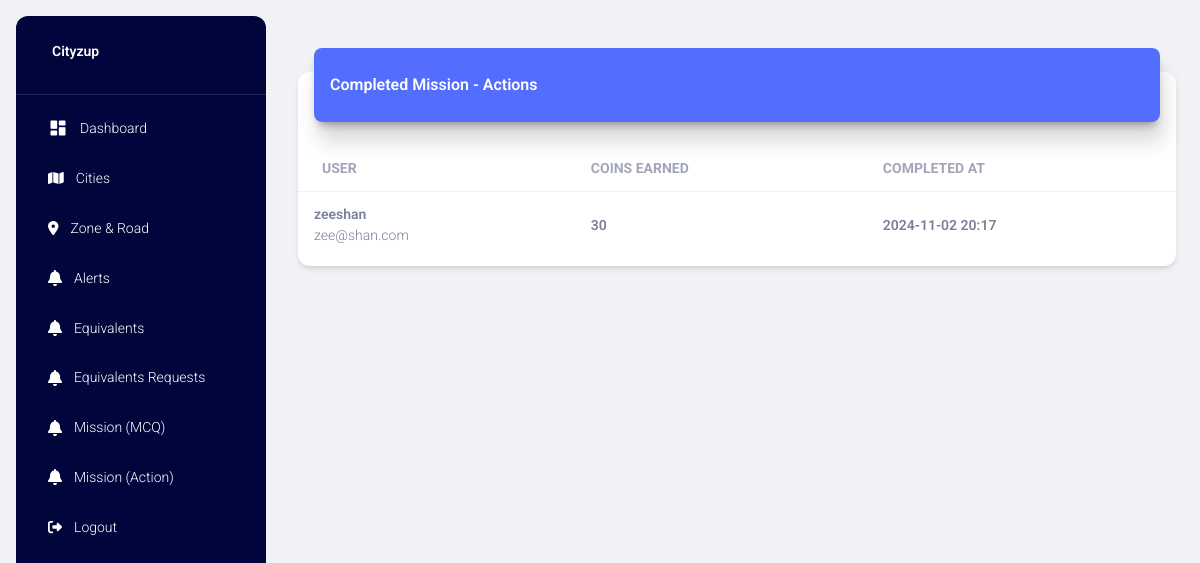
Screenshot of /completed_mission_actions (signed in) with the database file from the repository.
### project/models.py (models this page shows, shortened)
class MissionActionsCompleted(db.Model):
    mac_id = db.Column(db.Integer, primary_key=True)
    au_id = db.Column(db.Integer, db.ForeignKey('app_user.au_id'), nullable=False)
    total_coins = db.Column(db.Integer, nullable=False)
    created_at = db.Column(db.DateTime, default=datetime.utcnow)
    user = db.relationship('AppUser', backref=db.backref('missions_completed', lazy=True))

class AppUser(db.Model):
    au_id = db.Column(db.Integer, primary_key=True)
    au_full_name = db.Column(db.String(100), nullable=False)
    au_email = db.Column(db.String(120), unique=True, nullable=False)
    au_mobile_number = db.Column(db.String(15), unique=True, nullable=False)
    au_password_hash = db.Column(db.String(128), nullable=False)
    au_photo = db.Column(db.String(255), nullable=True)

### project/main.py (the view)
@main.route('/completed_mission_actions')
@login_required
def completed_missions():
    completed_missions = MissionActionsCompleted.query.join(AppUser).all()
    return render_template('mission_action_completed.html', missions=completed_missions)

### project/models.py (called while the page is built)
@login_manager.user_loader
def load_user(user_id):
    return User.query.get(int(user_id))

### project/templates/mission_action_completed.html (shortened to what this page needs)
{% extends "layout.html" %}
{% block content %}
<div class="container-fluid py-4">
    <div class="row">
        <div class="col-12">
            <div class="card my-4">
                <div class="card-header p-0 position-relative mt-n4 mx-3 z-index-2">
                    <div class="bg-gradient-primary shadow-primary border-radius-lg pt-4 pb-3">
                        <h6 class="text-white text-capitalize ps-3">Completed Mission - Actions</h6>
                    </div>
                </div>
                <div class="card-body px-0 pb-2">
                    <div class="table-responsive p-0">
                        {% if missions|length > 0 %}
                        <table class="table align-items-center mb-0">
                            <thead>
                                <tr>
                                    <th class="text-uppercase text-secondary text-sm font-weight-bolder opacity-7">User</th>
                                    <th class="text-uppercase text-secondary text-sm font-weight-bolder opacity-7 ps-2">Coins Earned</th>
                                    <th class="text-uppercase text-secondary text-sm font-weight-bolder opacity-7 ps-2">Completed At</th>
                                </tr>
                            </thead>
                            <tbody>
                                {% for mission in missions %}
                                <tr>
                                    <td>
                                        <div class="d-flex px-2 py-1">
                                            <div class="d-flex flex-column justify-content-center">
                                                <p class="text-sm font-weight-bold mb-0">{{ mission.user.au_full_name }}</p>
                                                <p class="text-sm text-secondary mb-0">{{ mission.user.au_email }}</p>
                                            </div>
                                        </div>
                                    </td>
                                    <td>
                                        <p class="text-sm font-weight-bold mb-0">{{ mission.total_coins }}</p>
                                    </td>
                                    <td>
                                        <p class="text-sm font-weight-bold mb-0">{{ mission.created_at.strftime('%Y-%m-%d %H:%M') }}</p>
                                    </td>
                                </tr>
                                {% endfor %}
                            </tbody>
                        </table>
                        {% else %}
                        <h4 class="text-center">No completed missions available.</h4>
                        {% endif %}
                    </div>
                </div>
            </div>
        </div>
    </div>
</div>
{% endblock %}

### project/static/css/styles.css (style rules this page uses)
.bg-gradient-primary { background-image: linear-gradient(195deg, #536dfe 0%, #536dfe 100%); }
.shadow-primary { box-shadow: 4px 20px 20px rgba(0, 0, 0, 0.14), 0px 7px 10px -5px rgba(0, 0, 0, 0.4) !important }

### rows the page displays
MissionActionsCompleted: user.au_full_name "zeeshan", user.au_email "zee@shan.com", total_coins "30", created_at "2024-11-02 20:17"
